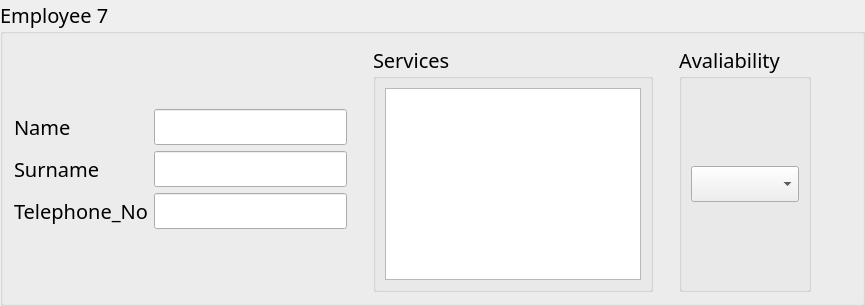
               <widget class="QGroupBox" name="Employee7">
                <property name="sizePolicy">
                 <sizepolicy hsizetype="MinimumExpanding" vsizetype="MinimumExpanding">
                  <horstretch>0</horstretch>
                  <verstretch>0</verstretch>
                 </sizepolicy>
                </property>
                <property name="font">
                 <font>
                  <family>Rockwell</family>
                  <pointsize>15</pointsize>
                 </font>
                </property>
                <property name="title">
                 <string>Employee 7</string>
                </property>
                <layout class="QGridLayout" name="gridLayout_20">
                 <item row="0" column="1">
                  <spacer name="verticalSpacer_55">
                   <property name="orientation">
                    <enum>Qt::Vertical</enum>
                   </property>
                   <property name="sizeHint" stdset="0">
                    <size>
                     <width>20</width>
                     <height>40</height>
                    </size>
                   </property>
                  </spacer>
                 </item>
                 <item row="2" column="0">
                  <widget class="QLabel" name="Surname_Label7">
                   <property name="text">
                    <string>Surname</string>
                   </property>
                  </widget>
                 </item>
                 <item row="3" column="1">
                  <widget class="QLineEdit" name="Phone_No7"/>
                 </item>
                 <item row="1" column="1">
                  <widget class="QLineEdit" name="Name7"/>
                 </item>
                 <item row="2" column="6">
                  <spacer name="horizontalSpacer_21">
                   <property name="orientation">
                    <enum>Qt::Horizontal</enum>
                   </property>
                   <property name="sizeHint" stdset="0">
                    <size>
                     <width>40</width>
                     <height>20</height>
                    </size>
                   </property>
                  </spacer>
                 </item>
                 <item row="2" column="1">
                  <widget class="QLineEdit" name="Surname7"/>
                 </item>
                 <item row="1" column="0">
                  <widget class="QLabel" name="Name_Label7">
                   <property name="text">
                    <string>Name</string>
                   </property>
                  </widget>
                 </item>
                 <item row="3" column="0">
                  <widget class="QLabel" name="Phone_Label7">
                   <property name="text">
                    <string>Telephone_No</string>
                   </property>
                  </widget>
                 </item>
                 <item row="4" column="1">
                  <spacer name="verticalSpacer_56">
                   <property name="orientation">
                    <enum>Qt::Vertical</enum>
                   </property>
                   <property name="sizeHint" stdset="0">
                    <size>
                     <width>20</width>
                     <height>40</height>
                    </size>
                   </property>
                  </spacer>
                 </item>
                 <item row="0" column="3" rowspan="5">
                  <widget class="QGroupBox" name="Service7">
                   <property name="sizePolicy">
                    <sizepolicy hsizetype="MinimumExpanding" vsizetype="MinimumExpanding">
                     <horstretch>0</horstretch>
                     <verstretch>0</verstretch>
                    </sizepolicy>
                   </property>
                   <property name="title">
                    <string>Services</string>
                   </property>
                   <layout class="QGridLayout" name="gridLayout_21">
                    <item row="0" column="0">
                     <widget class="QTextEdit" name="TextBox7">
                      <property name="sizePolicy">
                       <sizepolicy hsizetype="MinimumExpanding" vsizetype="MinimumExpanding">
                        <horstretch>0</horstretch>
                        <verstretch>0</verstretch>
                       </sizepolicy>
                      </property>
                     </widget>
                    </item>
                   </layout>
                  </widget>
                 </item>
                 <item row="0" column="5" rowspan="5">
                  <widget class="QGroupBox" name="Avaliability7">
                   <property name="sizePolicy">
                    <sizepolicy hsizetype="MinimumExpanding" vsizetype="MinimumExpanding">
                     <horstretch>0</horstretch>
                     <verstretch>0</verstretch>
                    </sizepolicy>
                   </property>
                   <property name="title">
                    <string>Avaliability</string>
                   </property>
                   <layout class="QGridLayout" name="gridLayout_34">
                    <item row="0" column="0">
                     <widget class="QComboBox" name="comboBox7"/>
                    </item>
                   </layout>
                  </widget>
                 </item>
                 <item row="0" column="4" rowspan="5">
                  <spacer name="verticalSpacer_42">
                   <property name="orientation">
                    <enum>Qt::Vertical</enum>
                   </property>
                   <property name="sizeHint" stdset="0">
                    <size>
                     <width>20</width>
                     <height>40</height>
                    </size>
                   </property>
                  </spacer>
                 </item>
                 <item row="0" column="2" rowspan="5">
                  <spacer name="verticalSpacer_29">
                   <property name="orientation">
                    <enum>Qt::Vertical</enum>
                   </property>
                   <property name="sizeHint" stdset="0">
                    <size>
                     <width>20</width>
                     <height>40</height>
                    </size>
                   </property>
                  </spacer>
                 </item>
                </layout>
               </widget>
